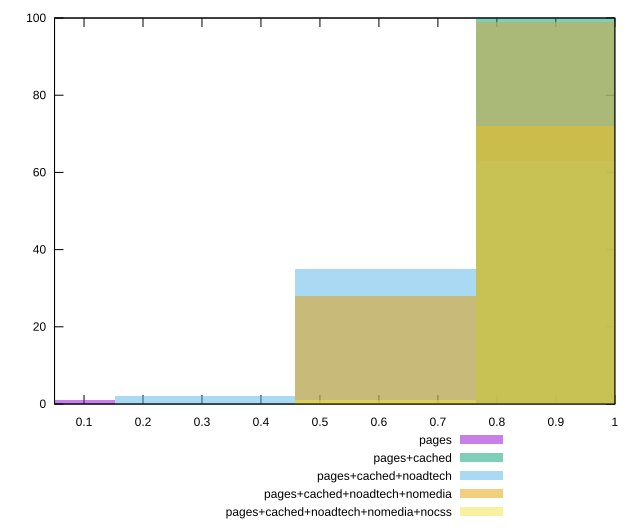

This chart was generated by the following gnuplot code:
reset

$pages <<EOF
0.9169903779267556 99
0 1
EOF

$pagesCached <<EOF
0.9169903779267556 100
EOF

$pagesCachedNoadtech <<EOF
0.30566345930891853 2
0.9169903779267556 63
0.6113269186178371 35
EOF

$pagesCachedNoadtechNomedia <<EOF
0.9169903779267556 72
0.6113269186178371 28
EOF

$pagesCachedNoadtechNomediaNocss <<EOF
0.6113269186178371 1
0.9169903779267556 99
EOF

set key outside below
set boxwidth 0.30566345930891853
set xrange [0.05:1]
set yrange [0:100]
set trange [0:100]
set style fill transparent solid 0.5 noborder
set terminal svg size 640, 530 enhanced background rgb 'white'
set output "report_00017_2021-02-10T15-08-03.406Z/first-cpu-idle/comparison/histogram/all_score.svg"

plot $pages title "pages" with boxes, \
     $pagesCached title "pages+cached" with boxes, \
     $pagesCachedNoadtech title "pages+cached+noadtech" with boxes, \
     $pagesCachedNoadtechNomedia title "pages+cached+noadtech+nomedia" with boxes, \
     $pagesCachedNoadtechNomediaNocss title "pages+cached+noadtech+nomedia+nocss" with boxes

reset
